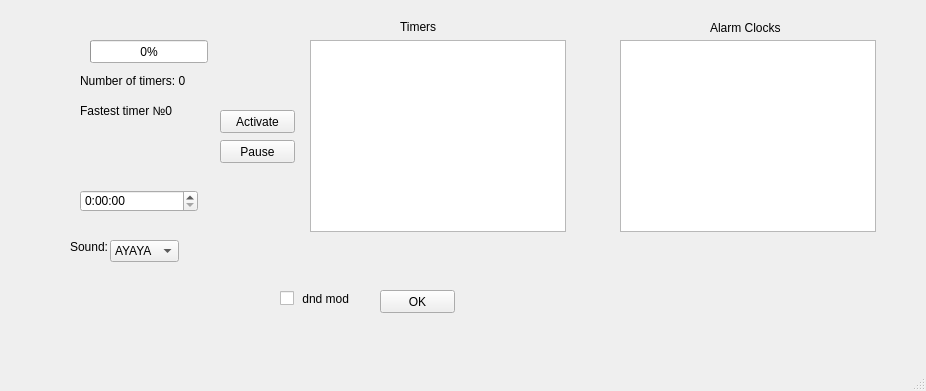
<?xml version="1.0" encoding="UTF-8"?>
<ui version="4.0">
 <class>MainWindow</class>
 <widget class="QMainWindow" name="MainWindow">
  <property name="geometry">
   <rect>
    <x>0</x>
    <y>0</y>
    <width>926</width>
    <height>391</height>
   </rect>
  </property>
  <property name="windowTitle">
   <string>MainWindow</string>
  </property>
  <widget class="QWidget" name="centralwidget">
   <widget class="QPushButton" name="pushButton">
    <property name="geometry">
     <rect>
      <x>380</x>
      <y>290</y>
      <width>75</width>
      <height>23</height>
     </rect>
    </property>
    <property name="text">
     <string>OK</string>
    </property>
   </widget>
   <widget class="QTimeEdit" name="time_current">
    <property name="geometry">
     <rect>
      <x>80</x>
      <y>190</y>
      <width>118</width>
      <height>22</height>
     </rect>
    </property>
    <property name="displayFormat">
     <string>H:mm:ss</string>
    </property>
    <property name="currentSectionIndex">
     <number>0</number>
    </property>
   </widget>
   <widget class="QListWidget" name="listWidget_timer">
    <property name="geometry">
     <rect>
      <x>310</x>
      <y>40</y>
      <width>256</width>
      <height>192</height>
     </rect>
    </property>
    <property name="currentRow">
     <number>-1</number>
    </property>
   </widget>
   <widget class="QListWidget" name="listWidget_clocks">
    <property name="geometry">
     <rect>
      <x>620</x>
      <y>40</y>
      <width>256</width>
      <height>192</height>
     </rect>
    </property>
   </widget>
   <widget class="QCheckBox" name="checkBox">
    <property name="geometry">
     <rect>
      <x>280</x>
      <y>290</y>
      <width>70</width>
      <height>17</height>
     </rect>
    </property>
    <property name="text">
     <string> dnd mode</string>
    </property>
   </widget>
   <widget class="QProgressBar" name="progressBar">
    <property name="geometry">
     <rect>
      <x>90</x>
      <y>40</y>
      <width>118</width>
      <height>23</height>
     </rect>
    </property>
    <property name="value">
     <number>0</number>
    </property>
   </widget>
   <widget class="QLabel" name="label">
    <property name="geometry">
     <rect>
      <x>80</x>
      <y>70</y>
      <width>121</width>
      <height>21</height>
     </rect>
    </property>
    <property name="text">
     <string>Number of timers: 0</string>
    </property>
   </widget>
   <widget class="QLabel" name="label_2">
    <property name="geometry">
     <rect>
      <x>80</x>
      <y>100</y>
      <width>131</width>
      <height>21</height>
     </rect>
    </property>
    <property name="text">
     <string>Fastest timer №0</string>
    </property>
   </widget>
   <widget class="QComboBox" name="comboBox">
    <property name="geometry">
     <rect>
      <x>110</x>
      <y>240</y>
      <width>69</width>
      <height>22</height>
     </rect>
    </property>
    <item>
     <property name="text">
      <string>AYAYA</string>
     </property>
    </item>
    <item>
     <property name="text">
      <string>tuturu</string>
     </property>
    </item>
   </widget>
   <widget class="QLabel" name="label_3">
    <property name="geometry">
     <rect>
      <x>70</x>
      <y>240</y>
      <width>47</width>
      <height>13</height>
     </rect>
    </property>
    <property name="text">
     <string>Sound:</string>
    </property>
   </widget>
   <widget class="QLabel" name="label_4">
    <property name="geometry">
     <rect>
      <x>400</x>
      <y>20</y>
      <width>47</width>
      <height>13</height>
     </rect>
    </property>
    <property name="text">
     <string>Timers</string>
    </property>
    <property name="textFormat">
     <enum>Qt::AutoText</enum>
    </property>
   </widget>
   <widget class="QLabel" name="label_5">
    <property name="geometry">
     <rect>
      <x>710</x>
      <y>20</y>
      <width>71</width>
      <height>16</height>
     </rect>
    </property>
    <property name="text">
     <string>Alarm Clocks</string>
    </property>
   </widget>
   <widget class="QPushButton" name="pushButton_2">
    <property name="geometry">
     <rect>
      <x>220</x>
      <y>110</y>
      <width>75</width>
      <height>23</height>
     </rect>
    </property>
    <property name="text">
     <string>Activate</string>
    </property>
   </widget>
   <widget class="QPushButton" name="pushButton_3">
    <property name="geometry">
     <rect>
      <x>220</x>
      <y>140</y>
      <width>75</width>
      <height>23</height>
     </rect>
    </property>
    <property name="text">
     <string>Pause</string>
    </property>
   </widget>
  </widget>
  <widget class="QMenuBar" name="menubar">
   <property name="geometry">
    <rect>
     <x>0</x>
     <y>0</y>
     <width>926</width>
     <height>21</height>
    </rect>
   </property>
  </widget>
  <widget class="QStatusBar" name="statusbar"/>
 </widget>
 <resources/>
 <connections/>
</ui>
